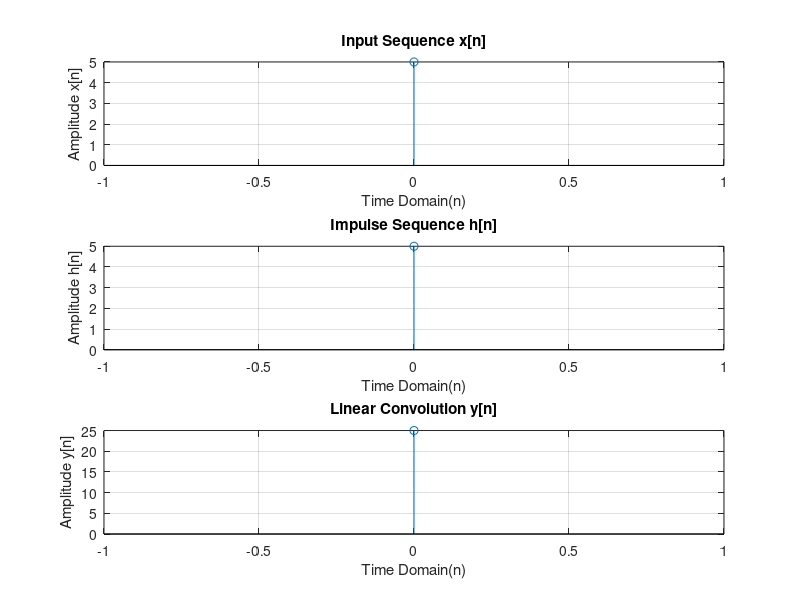

The MATLAB source for this figure: (Note: this script raises an error after producing the figure.)
% Plot the Linear Convolution of two sequence x[n] and h[n] (Right Sided Sequence)
% x=[1 0 -1 1 2 1];
% h=[1 1 1 1 1];
% Taking Input from user
x=input('Enter the input sequence x[n]=');
h=input("Enter the impulse sequence h[n]=");

n1=0:1:length(x)-1;
n2=0:1:length(h)-1;
n=(0+0):1:length(x)+length(h)-2;

y=conv(x, h);
disp('Linear Convolution of two sequence of y[n] = x[n]*h[n]');
disp(y);

subplot(3,1,1);
stem(n1, x);
xlabel("Time Domain(n)");
ylabel("Amplitude x[n]");
title("Input Sequence x[n]");
%axis([-2 6 -1.5 2.5]);
grid on;

subplot(3,1,2);
stem(n2, h);
xlabel("Time Domain(n)");
ylabel("Amplitude h[n]");
title("Impulse Sequence h[n]");
%axis([-1 5 -0.5 1.5]);
grid on;

subplot(3,1,3);
stem(n, y);
xlabel("Time Domain(n)");
ylabel("Amplitude y[n]");
title("Linear Convolution y[n]");
%axis([-1 10 -1 5]);
grid on;

sgtitle("Plot of Linear Convolution of two sequence y[n] = x[n]*h[n]");